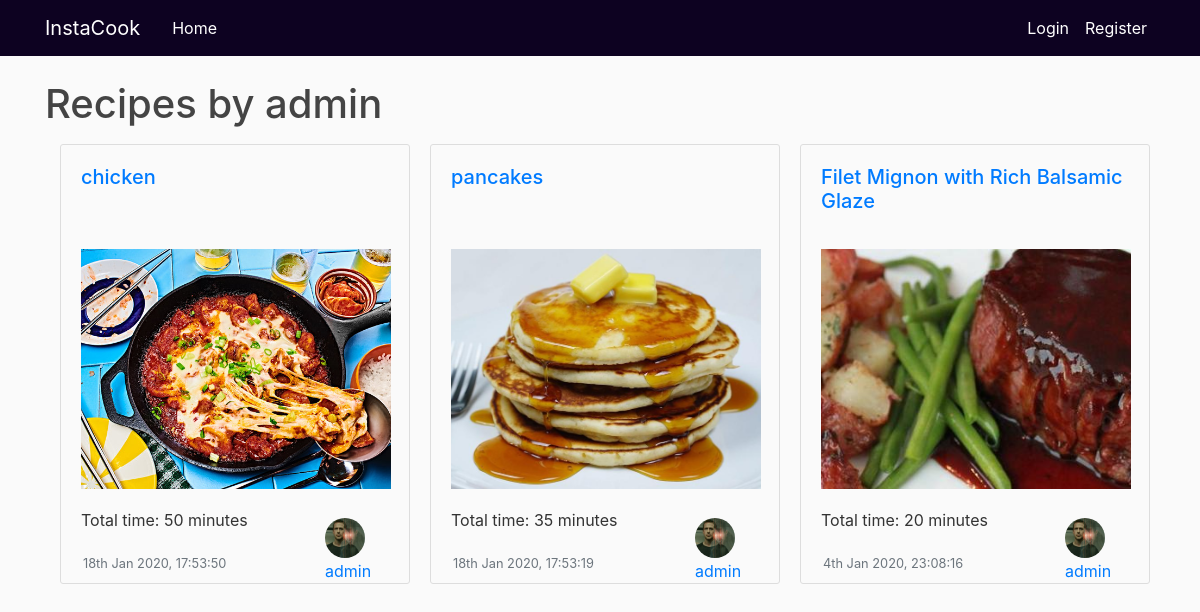
Screenshot of /user/admin with the database file from the repository.
### recipes/models.py (models this page shows, shortened)
class Post(models.Model):
    title = models.CharField(max_length = 200)
    content = models.TextField()
    time = models.PositiveIntegerField(default = 0)
    date_posted = models.DateTimeField(default = timezone.now)
    author = models.ForeignKey(User, on_delete = models.CASCADE)
    image = models.ImageField(default = 'default.jpg', upload_to= 'recipe_pics')

### users/models.py (models this page shows, shortened)
class Profile(models.Model):
    user = models.OneToOneField(User, on_delete= models.CASCADE)
    image = models.ImageField(default = 'default.jpg', upload_to= 'profile_pics')

### recipes/views.py (the view)
# urls.py: path('user/<str:username>', UserPostListView.as_view(), name='user-posts'),
class UserPostListView(ListView):
    model = Post
    template_name = 'recipes/user_posts.html'
    context_object_name = 'posts'
    def get_queryset(self):
        user = get_object_or_404(User, username = self.kwargs.get('username'))
        return Post.objects.filter (author = user).order_by('-date_posted')

### recipes/templates/recipes/user_posts.html
{% extends "recipes/base.html" %}
{% block content %}
<h1 class ="mb-3">Recipes by {{ view.kwargs.username }} </h1>
<div class="container-fluid">
    <div class="row">
    {% for post in posts %}
        <div class="col-md-4 pb-4" id="recipe-card">
                <div class="card-body">
                    <h5 class="card-title"><a href="{% url 'post-detail' post.id %}"> {{ post.title }} </a></h5>
                    <a href="{% url 'post-detail' post.id %}">
                        <img alt="{{ post.title }}" class="fixed-recipe-card_img" id = "recipe-image" src="{{ post.image.url }}">
                    </a>
                    <p id ="recipe-time">Total time: {{ post.time }} minutes</p>
                    <small class="text-muted" id ="post-date">{{ post.date_posted|date:"jS M Y," }} {{ post.date_posted|time:"H:i:s" }}</small>
                        <a class="mr-2" href="{% url 'user-posts' post.author.username %}" id="post-author">{{ post.author }}</a>
                        <img class ="rounded-circle article-img" src ="{{ post.author.profile.image.url}}" id="post-small-image">
                </div>
        </div>
    {% endfor %}
    </div>
</div>
{% endblock content %}

### recipes/static/recipes/main.css (style rules this page uses)
body { background: #fafafa; color: #333333; margin-top: 5rem; }
h1, h2, h3, h4, h5, h6 { color: #444444; }
.article-img { height: 40px; width: 40px; margin-right: 10px; }
.fixed-recipe-card_img { padding-top: 10px; max-width: 310px; max-height: 250px; object-fit: cover; overflow: hidden; }
.card-body { padding-bottom: 15px; border: 1px solid #dddddd; border-radius: 3px; height: 440px; width: 350px; }
#recipe-image { height: 300px; width: 390px; position: absolute; top: 95px; }
#post-author { position: absolute; bottom: 25px; left: 280px; }
#post-small-image { position: absolute; bottom: 50px; left: 280px; }
#post-date { position: absolute; left: 38px; bottom: 35px; }
#recipe-time { position: absolute; bottom: 60px; }

### rows the page displays
Post: title "chicken", title (picture), time "50", date_posted "18th Jan 2020,", date_posted "17:53:50", author "admin", author.profile.image (picture)
Post: title "pancakes", title (picture), time "35", date_posted "18th Jan 2020,", date_posted "17:53:19", author "admin", author.profile.image (picture)
Post: title "Filet Mignon with Rich Balsamic Glaze", image (picture), time "20", date_posted "4th Jan 2020,", date_posted "23:08:16", author "admin", author.profile.image (picture)

### other values shown
{{ view.kwargs.username }} "admin"
